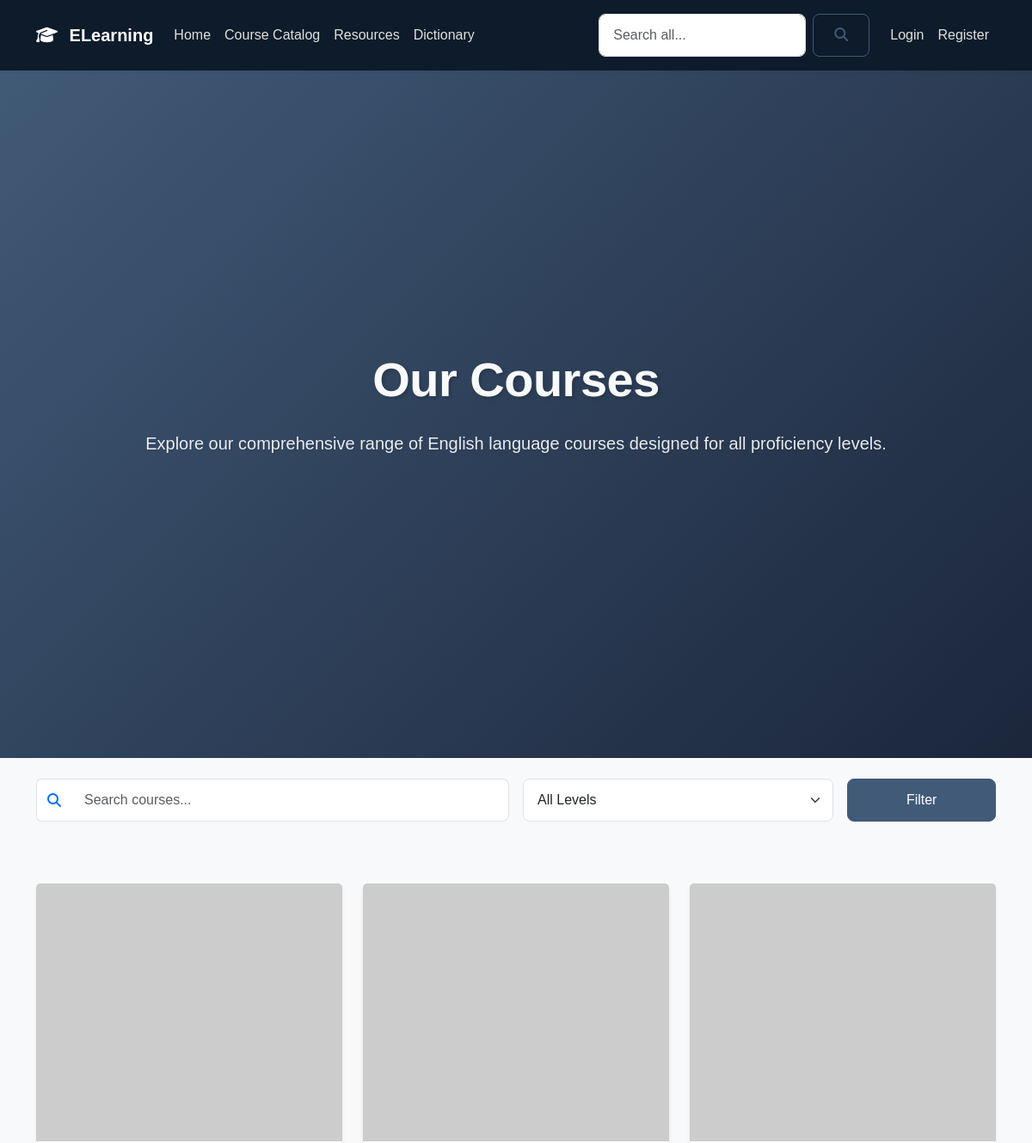
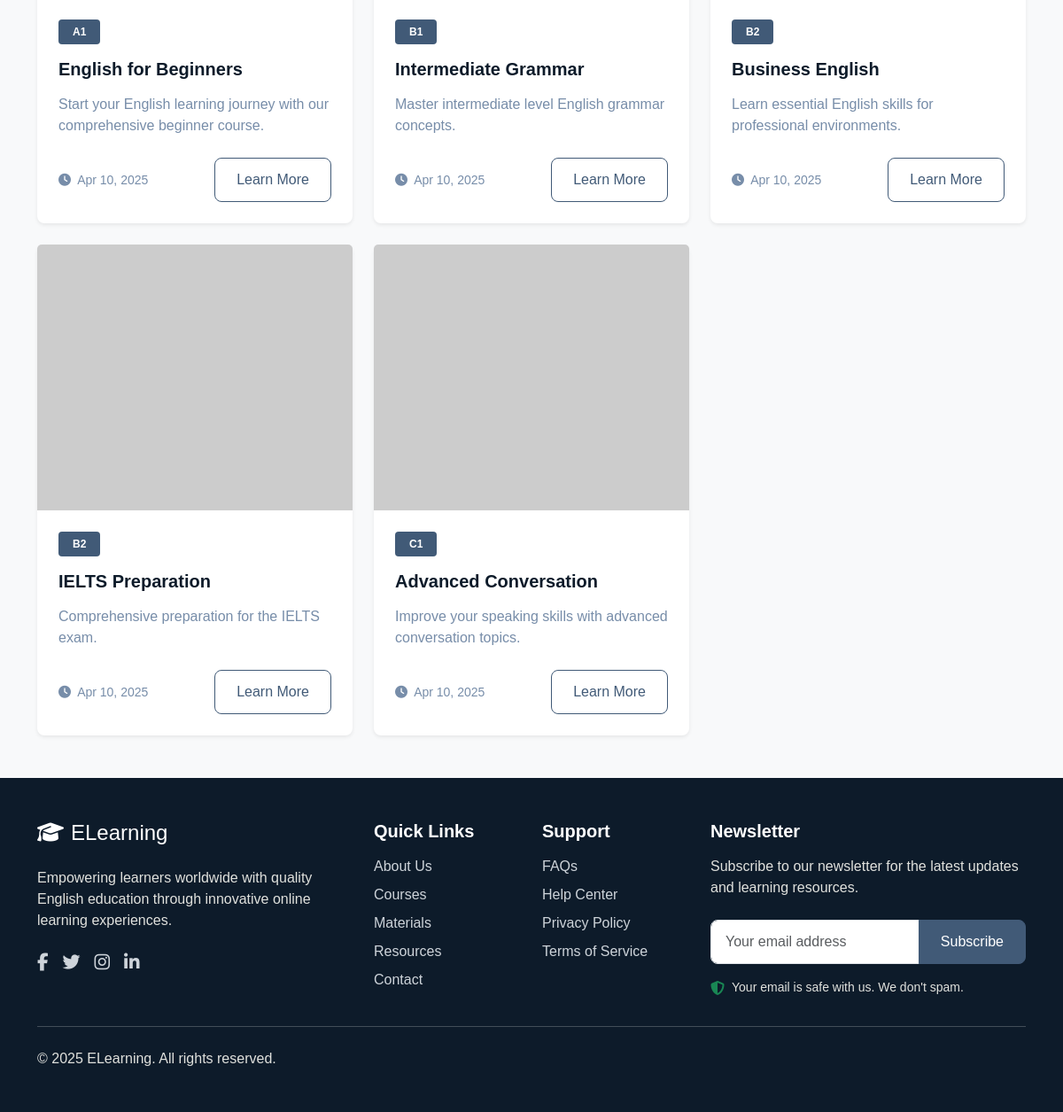
/courses.php, run on the app's committed database (2 pictures, top to bottom).
### tables this page shows
CREATE TABLE IF NOT EXISTS courses (
    course_id INT PRIMARY KEY AUTO_INCREMENT,
    title VARCHAR(100) NOT NULL,
    description TEXT,
    instructor_id INT NOT NULL,
    level CHAR(2) NOT NULL COMMENT 'A1, A2, B1, B2, C1, C2',
    duration VARCHAR(50),
    difficulty_level VARCHAR(20),
    thumbnail_url VARCHAR(255),
    is_featured TINYINT(1) DEFAULT 0,
    created_at TIMESTAMP DEFAULT CURRENT_TIMESTAMP,
    updated_at TIMESTAMP NULL ON UPDATE CURRENT_TIMESTAMP,
    FOREIGN KEY (instructor_id) REFERENCES users(user_id)
);

### includes/db.php (called while the page is built, shortened)
<?php
function sanitize_input($data) {
    $data = trim($data);
    $data = stripslashes($data);
    $data = htmlspecialchars($data);
    return $data;
}

### courses.php (the view, shortened to what this page needs)
<?php
require_once 'includes/db.php';
$search = sanitize_input($_GET['search'] ?? '');
$sql = "SELECT * FROM courses WHERE 1=1";
$params = [];
$sql .= " ORDER BY level ASC, title ASC";
try {
    $stmt = $conn->prepare($sql);
    $stmt->execute($params);
    $courses = $stmt->fetchAll();
} catch(PDOException $e) {
    die("Error: " . $e->getMessage());
}
?>
<!DOCTYPE html>
<html lang="en">
<head>
    <link href="https://cdn.jsdelivr.net/npm/bootstrap@5.3.2/dist/css/bootstrap.min.css" rel="stylesheet">
    <link href="https://cdnjs.cloudflare.com/ajax/libs/font-awesome/6.4.2/css/all.min.css" rel="stylesheet">
    <link href="css/custom.css" rel="stylesheet">
</head>
<body>
    <?php include 'includes/nav.php'; ?>
    <section class="hero-section text-white text-center py-5">
        <div class="container">
            <h1 class="display-4 fw-bold mb-4 text-light">Our Courses</h1>
            <p class="lead mb-4">Explore our comprehensive range of English language courses designed for all proficiency levels.</p>
        </div>
    </section>
    <section class="py-4 bg-light">
        <div class="container">
            <form action="courses.php" method="GET" class="row g-3">
                <div class="col-md-6">
                    <div class="input-group">
                        <span class="input-group-text bg-white border-end-0">
                            <i class="fas fa-search text-primary"></i>
                        </span>
                        <input type="text" class="form-control border-start-0" name="search"
                               placeholder="Search courses..." value="<?php echo htmlspecialchars($search); ?>">
                    </div>
                </div>
                <div class="col-md-4">
                    <select class="form-select" name="level">
                        <option value="">All Levels</option>
                    </select>
                </div>
                <div class="col-md-2">
                    <button type="submit" class="btn btn-primary w-100">Filter</button>
                </div>
            </form>
        </div>
    </section>
    <section class="py-5">
        <div class="container">
            <?php if (empty($courses)): ?>
                <div class="text-center py-5">
                    <i class="fas fa-search fa-3x text-muted mb-3"></i>
                    <h3>No courses found</h3>
                    <p class="text-muted">Try adjusting your search or filter criteria</p>
                </div>
            <?php else: ?>
                <div class="row g-4">
                    <?php foreach ($courses as $course): ?>
                        <div class="col-md-6 col-lg-4">
                            <div class="card h-100 border-0 shadow-sm">
                                <a href="course-details.php?id=<?php echo $course['course_id']; ?>">
                                    <img src="<?php if($course['thumbnail_url']): ?>uploads/<?php echo $course['thumbnail_url']; ?><?php else: ?>https://placehold.co/300x200/415a77/f2f2f2<?php endif ; ?>"
                                        class="card-img-top" alt="<?php echo htmlspecialchars($course['title']); ?>"
                                        style="height: 300px; object-fit: cover;">
                                </a>
                                <div class="card-body p-4">
                                    <div class="d-flex justify-content-between align-items-center mb-3">
                                        <span class="badge bg-primary"><?php echo $course['level']; ?></span>
                                    </div>
                                    <h5 class="card-title mb-3"><?php echo htmlspecialchars($course['title']); ?></h5>
                                    <p class="card-text text-muted mb-4"><?php echo htmlspecialchars($course['description']); ?></p>
                                    <div class="d-flex justify-content-between align-items-center">
                                        <small class="text-muted">
                                            <i class="fas fa-clock me-1"></i>
                                            <?php echo date('M d, Y', strtotime($course['created_at'])); ?>
                                        </small>
                                        <a href="course-details.php?id=<?php echo $course['course_id']; ?>"
                                           class="btn btn-outline-primary">
                                            Learn More
                                        </a>
                                    </div>
                                </div>
                            </div>
                        </div>
                    <?php endforeach; ?>
                </div>
            <?php endif; ?>
        </div>
    </section>
    <?php include 'includes/footer.php'; ?>
</body>
</html>

### data on the page
courses: level "A1", title "English for Beginners", description "Start your English learning journey with our comprehensive beginner course.", created_at "Apr 10, 2025"
courses: level "B1", title "Intermediate Grammar", description "Master intermediate level English grammar concepts.", created_at "Apr 10, 2025"
courses: level "B2", title "Business English", description "Learn essential English skills for professional environments.", created_at "Apr 10, 2025"
courses: level "B2", title "IELTS Preparation", description "Comprehensive preparation for the IELTS exam.", created_at "Apr 10, 2025"
courses: level "C1", title "Advanced Conversation", description "Improve your speaking skills with advanced conversation topics.", created_at "Apr 10, 2025"
